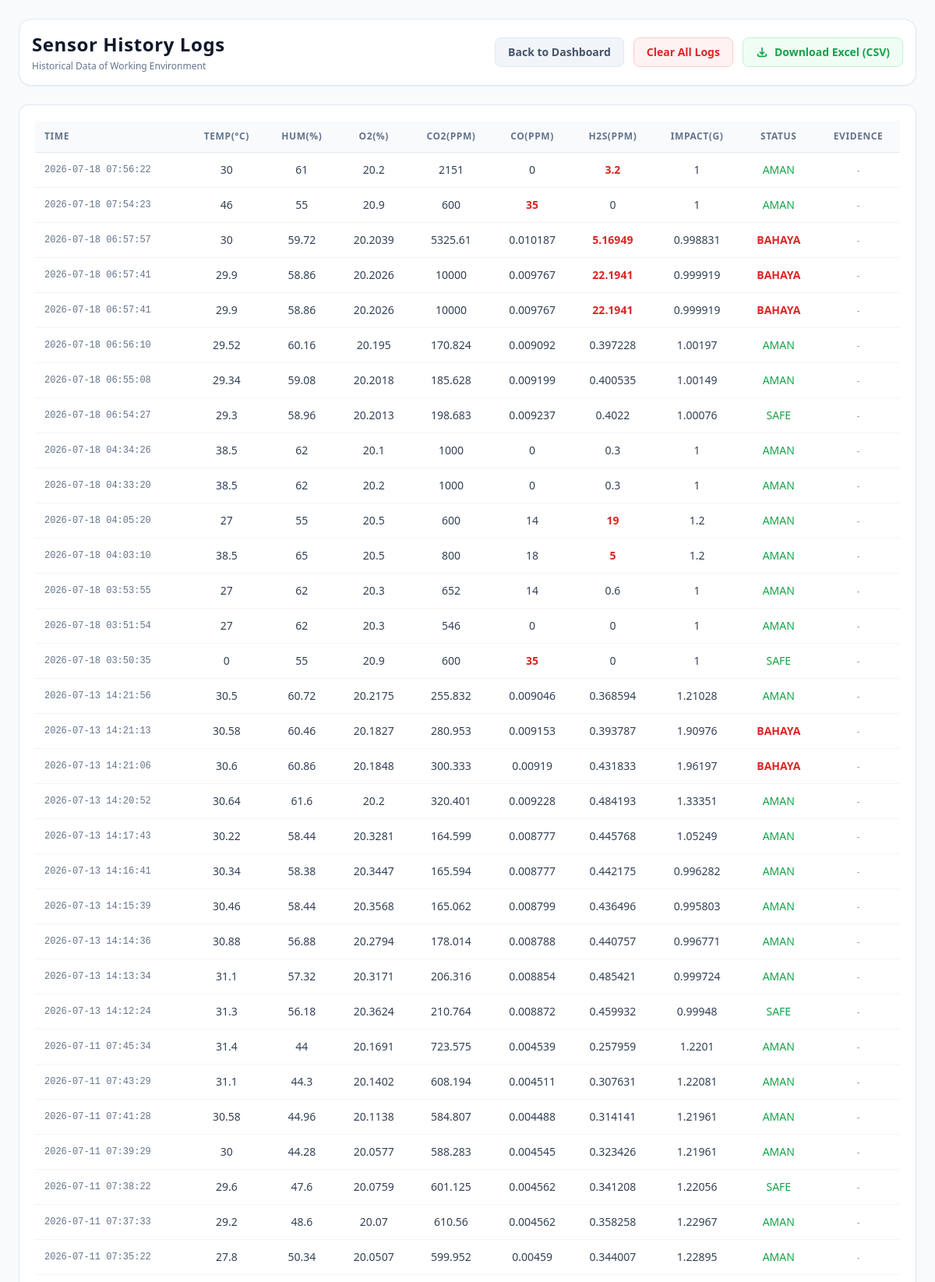
Screenshot of /log.php (upper part) with the database file from the repository.
### tables this page shows
CREATE TABLE `sensor_logs` (
  `id` int(11) NOT NULL,
  `no_seri` varchar(50) NOT NULL DEFAULT 'HELM-001',
  `suhu` float DEFAULT 0,
  `kelembapan` float DEFAULT 0,
  `o2` float DEFAULT 0,
  `co2` float DEFAULT 0,
  `co` float DEFAULT 0,
  `h2s` float DEFAULT 0,
  `benturan` float DEFAULT 0,
  `status` varchar(50) DEFAULT 'AMAN',
  `waktu` timestamp NOT NULL DEFAULT current_timestamp()
);

### log.php (the view, shortened to what this page needs)
<?php
include 'koneksi.php';
$query = "SELECT * FROM sensor_logs ORDER BY waktu DESC LIMIT 100";
$result = mysqli_query($conn, $query);
?>
<!DOCTYPE html>
<html lang="id">
<head>
    <script src="https://cdn.tailwindcss.com"></script>
</head>
<body class="bg-mainbg text-slate-800 font-sans p-4 md:p-6 min-h-screen">
    <div class="w-full space-y-6 max-w-7xl mx-auto">
        <header class="bg-white border border-slate-200 rounded-2xl p-4 flex flex-col md:flex-row justify-between items-center shadow-sm gap-4">
            <div>
                <h1 class="text-xl md:text-2xl font-bold text-slate-900 tracking-wide">Sensor History Logs</h1>
                <p class="text-xs text-slate-500 mt-1">Historical Data of Working Environment</p>
            </div>
            <div class="flex flex-wrap items-center gap-3">
                <a href="index.php" class="px-4 py-2 bg-slate-100 border border-slate-200 text-slate-600 hover:bg-slate-200 hover:text-slate-900 rounded-lg text-sm font-semibold transition-colors">
                    Back to Dashboard
                </a>
                <a href="hapus_log.php?aksi=hapus_semua"
                   onclick="return confirm('PERINGATAN: Semua data akan dihapus permanen. Lanjutkan?')"
                   class="px-4 py-2 bg-red-50 border border-red-200 text-red-600 hover:bg-red-600 hover:text-white rounded-lg text-sm font-bold transition-colors">
                    Clear All Logs
                </a>
                <a href="export_excel.php" class="px-4 py-2 bg-green-50 border border-green-200 text-brandgreen hover:bg-brandgreen hover:text-white rounded-lg text-sm font-bold transition-colors flex items-center gap-2">
                    <svg class="w-4 h-4" fill="none" stroke="currentColor" viewBox="0 0 24 24"><path stroke-linecap="round" stroke-linejoin="round" stroke-width="2.5" d="M4 16v1a3 3 0 003 3h10a3 3 0 003-3v-1m-4-4l-4 4m0 0l-4-4m4 4V4"></path></svg>
                    Download Excel (CSV)
                </a>
            </div>
        </header>
        <div class="bg-white border border-slate-200 shadow-sm rounded-xl p-5 overflow-x-auto">
            <table class="w-full text-left border-collapse whitespace-nowrap">
                <thead>
                    <tr class="border-b border-slate-200 text-slate-500 text-xs tracking-wider uppercase bg-slate-50 rounded-t-lg">
                        <th class="p-3 font-semibold">Time</th>
                        <th class="p-3 font-semibold text-center">Temp(°C)</th>
                        <th class="p-3 font-semibold text-center">Hum(%)</th>
                        <th class="p-3 font-semibold text-center">O2(%)</th>
                        <th class="p-3 font-semibold text-center">CO2(ppm)</th>
                        <th class="p-3 font-semibold text-center">CO(ppm)</th>
                        <th class="p-3 font-semibold text-center">H2S(ppm)</th>
                        <th class="p-3 font-semibold text-center">Impact(G)</th>
                        <th class="p-3 font-semibold text-center">Status</th>
                        <th class="p-3 font-semibold text-center">Evidence</th>
                    </tr>
                </thead>
                <tbody class="text-sm">
                    <?php
                    if (mysqli_num_rows($result) > 0) {
                        while($row = mysqli_fetch_assoc($result)) {
                            $status_color = "text-green-600 font-medium";
                            if (strtoupper($row['status']) == 'BAHAYA') {
                                $status_color = "text-red-600 font-bold animate-pulse";
                            } elseif (strtoupper($row['status']) == 'WASPADA') {
                                $status_color = "text-yellow-600 font-bold";
                            }
                    ?>
                    <tr class="border-b border-slate-100 hover:bg-slate-50 transition-colors">
                        <td class="p-3 font-mono text-xs text-slate-500"><?= $row['waktu'] ?></td>
                        <td class="p-3 text-center text-slate-700"><?= $row['suhu'] ?></td>
                        <td class="p-3 text-center text-slate-700"><?= $row['kelembapan'] ?></td>
                        <td class="p-3 text-center text-slate-700"><?= $row['o2'] ?></td>
                        <td class="p-3 text-center text-slate-700"><?= $row['co2'] ?></td>
                        <td class="p-3 text-center <?= $row['co'] > 25 ? 'text-red-600 font-bold' : 'text-slate-700' ?>"><?= $row['co'] ?></td>
                        <td class="p-3 text-center <?= $row['h2s'] > 1 ? 'text-red-600 font-bold' : 'text-slate-700' ?>"><?= $row['h2s'] ?></td>
                        <td class="p-3 text-center text-slate-700"><?= $row['benturan'] ?></td>
                        <td class="p-3 text-center <?= $status_color ?>"><?= strtoupper($row['status']) ?></td>
                        <td class="p-3 text-center">
                            <?php if (!empty($row['foto_insiden']) && file_exists('uploads/' . $row['foto_insiden'])): ?>
                                <a href="uploads/<?= $row['foto_insiden'] ?>" target="_blank" class="inline-flex items-center gap-1 px-3 py-1 bg-blue-50 text-blue-600 hover:bg-blue-600 hover:text-white border border-blue-200 rounded text-xs font-bold transition-colors shadow-sm">
                                    <svg class="w-4 h-4" fill="none" stroke="currentColor" viewBox="0 0 24 24"><path stroke-linecap="round" stroke-linejoin="round" stroke-width="2" d="M15 12a3 3 0 11-6 0 3 3 0 016 0z"></path><path stroke-linecap="round" stroke-linejoin="round" stroke-width="2" d="M2.458 12C3.732 7.943 7.523 5 12 5c4.478 0 8.268 2.943 9.542 7-1.274 4.057-5.064 7-9.542 7-4.477 0-8.268-2.943-9.542-7z"></path></svg>
                                    View
                                </a>
                            <?php else: ?>
                                <span class="text-slate-400 text-xs italic">-</span>
                            <?php endif; ?>
                        </td>
                    </tr>
                    <?php
                        }
                    } else {
                        echo "<tr><td colspan='10' class='p-6 text-center text-slate-400 italic bg-slate-50/50'>Belum ada data riwayat.</td></tr>";
                    }
                    ?>
                </tbody>
            </table>
        </div>
    </div>
</body>
</html>

### rows the page displays
sensor_logs: waktu "2026-07-18 07:56:22", suhu "30", kelembapan "61", o2 "20.2", co2 "2151", co "0", h2s "3.2", benturan "1", status "AMAN"
sensor_logs: waktu "2026-07-18 07:54:23", suhu "46", kelembapan "55", o2 "20.9", co2 "600", co "35", h2s "0", benturan "1", status "AMAN"
sensor_logs: waktu "2026-07-18 06:57:57", suhu "30", kelembapan "59.72", o2 "20.2039", co2 "5325.61", co "0.010187", h2s "5.16949", benturan "0.998831", status "BAHAYA"
sensor_logs: waktu "2026-07-18 06:57:41", suhu "29.9", kelembapan "58.86", o2 "20.2026", co2 "10000", co "0.009767", h2s "22.1941", benturan "0.999919", status "BAHAYA"
sensor_logs: waktu "2026-07-18 06:57:41", suhu "29.9", kelembapan "58.86", o2 "20.2026", co2 "10000", co "0.009767", h2s "22.1941", benturan "0.999919", status "BAHAYA"
sensor_logs: waktu "2026-07-18 06:56:10", suhu "29.52", kelembapan "60.16", o2 "20.195", co2 "170.824", co "0.009092", h2s "0.397228", benturan "1.00197", status "AMAN"
sensor_logs: waktu "2026-07-18 06:55:08", suhu "29.34", kelembapan "59.08", o2 "20.2018", co2 "185.628", co "0.009199", h2s "0.400535", benturan "1.00149", status "AMAN"
sensor_logs: waktu "2026-07-18 06:54:27", suhu "29.3", kelembapan "58.96", o2 "20.2013", co2 "198.683", co "0.009237", h2s "0.4022", benturan "1.00076", status "SAFE"
sensor_logs: waktu "2026-07-18 04:34:26", suhu "38.5", kelembapan "62", o2 "20.1", co2 "1000", co "0", h2s "0.3", benturan "1", status "AMAN"
sensor_logs: waktu "2026-07-18 04:33:20", suhu "38.5", kelembapan "62", o2 "20.2", co2 "1000", co "0", h2s "0.3", benturan "1", status "AMAN"
sensor_logs: waktu "2026-07-18 04:05:20", suhu "27", kelembapan "55", o2 "20.5", co2 "600", co "14", h2s "19", benturan "1.2", status "AMAN"
sensor_logs: waktu "2026-07-18 04:03:10", suhu "38.5", kelembapan "65", o2 "20.5", co2 "800", co "18", h2s "5", benturan "1.2", status "AMAN"
sensor_logs: waktu "2026-07-18 03:53:55", suhu "27", kelembapan "62", o2 "20.3", co2 "652", co "14", h2s "0.6", benturan "1", status "AMAN"
sensor_logs: waktu "2026-07-18 03:51:54", suhu "27", kelembapan "62", o2 "20.3", co2 "546", co "0", h2s "0", benturan "1", status "AMAN"
sensor_logs: waktu "2026-07-18 03:50:35", suhu "0", kelembapan "55", o2 "20.9", co2 "600", co "35", h2s "0", benturan "1", status "SAFE"
sensor_logs: waktu "2026-07-13 14:21:56", suhu "30.5", kelembapan "60.72", o2 "20.2175", co2 "255.832", co "0.009046", h2s "0.368594", benturan "1.21028", status "AMAN"
sensor_logs: waktu "2026-07-13 14:21:13", suhu "30.58", kelembapan "60.46", o2 "20.1827", co2 "280.953", co "0.009153", h2s "0.393787", benturan "1.90976", status "BAHAYA"
sensor_logs: waktu "2026-07-13 14:21:06", suhu "30.6", kelembapan "60.86", o2 "20.1848", co2 "300.333", co "0.00919", h2s "0.431833", benturan "1.96197", status "BAHAYA"
sensor_logs: waktu "2026-07-13 14:20:52", suhu "30.64", kelembapan "61.6", o2 "20.2", co2 "320.401", co "0.009228", h2s "0.484193", benturan "1.33351", status "AMAN"
sensor_logs: waktu "2026-07-13 14:17:43", suhu "30.22", kelembapan "58.44", o2 "20.3281", co2 "164.599", co "0.008777", h2s "0.445768", benturan "1.05249", status "AMAN"
sensor_logs: waktu "2026-07-13 14:16:41", suhu "30.34", kelembapan "58.38", o2 "20.3447", co2 "165.594", co "0.008777", h2s "0.442175", benturan "0.996282", status "AMAN"
sensor_logs: waktu "2026-07-13 14:15:39", suhu "30.46", kelembapan "58.44", o2 "20.3568", co2 "165.062", co "0.008799", h2s "0.436496", benturan "0.995803", status "AMAN"
sensor_logs: waktu "2026-07-13 14:14:36", suhu "30.88", kelembapan "56.88", o2 "20.2794", co2 "178.014", co "0.008788", h2s "0.440757", benturan "0.996771", status "AMAN"
sensor_logs: waktu "2026-07-13 14:13:34", suhu "31.1", kelembapan "57.32", o2 "20.3171", co2 "206.316", co "0.008854", h2s "0.485421", benturan "0.999724", status "AMAN"
sensor_logs: waktu "2026-07-13 14:12:24", suhu "31.3", kelembapan "56.18", o2 "20.3624", co2 "210.764", co "0.008872", h2s "0.459932", benturan "0.99948", status "SAFE"
sensor_logs: waktu "2026-07-11 07:45:34", suhu "31.4", kelembapan "44", o2 "20.1691", co2 "723.575", co "0.004539", h2s "0.257959", benturan "1.2201", status "AMAN"
sensor_logs: waktu "2026-07-11 07:43:29", suhu "31.1", kelembapan "44.3", o2 "20.1402", co2 "608.194", co "0.004511", h2s "0.307631", benturan "1.22081", status "AMAN"
sensor_logs: waktu "2026-07-11 07:41:28", suhu "30.58", kelembapan "44.96", o2 "20.1138", co2 "584.807", co "0.004488", h2s "0.314141", benturan "1.21961", status "AMAN"
sensor_logs: waktu "2026-07-11 07:39:29", suhu "30", kelembapan "44.28", o2 "20.0577", co2 "588.283", co "0.004545", h2s "0.323426", benturan "1.21961", status "AMAN"
sensor_logs: waktu "2026-07-11 07:38:22", suhu "29.6", kelembapan "47.6", o2 "20.0759", co2 "601.125", co "0.004562", h2s "0.341208", benturan "1.22056", status "SAFE"
sensor_logs: waktu "2026-07-11 07:37:33", suhu "29.2", kelembapan "48.6", o2 "20.07", co2 "610.56", co "0.004562", h2s "0.358258", benturan "1.22967", status "AMAN"
sensor_logs: waktu "2026-07-11 07:35:22", suhu "27.8", kelembapan "50.34", o2 "20.0507", co2 "599.952", co "0.00459", h2s "0.344007", benturan "1.22895", status "AMAN"
